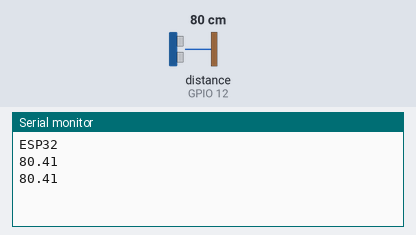
The sketch below on a simulated ESP32. Parts: the last lines printed to the serial monitor. Wiring (inferred from the names in the program): ultrasonic range finder: trigger GPIO 13; echo GPIO 12. Inputs (shaded band) come from the test bench; at power-on: distance to the obstacle (sensor on GPIO 12) 80 cm. The echo pulse lasts 58.3 µs per cm.

Above: at 1.8 s.
1.9 s: distance to the obstacle (sensor on GPIO 12) set to 2 cm
At 2.8 s:
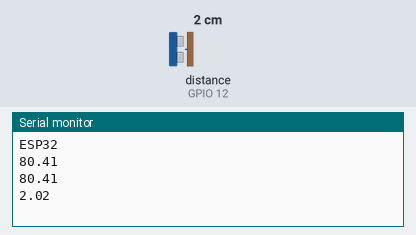
3.4 s: distance to the obstacle (sensor on GPIO 12) set to 4 cm
At 4.8 s:
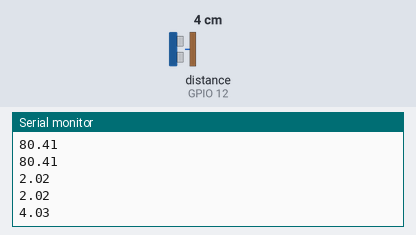
Timing chart, 0 to 6.4 s (numbered marks = the images above; inputs shaded):
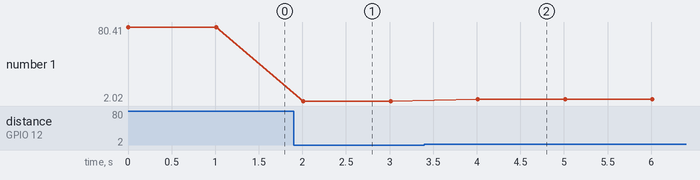

Measured:
- after the input at 1.9 s, the serial monitor: prints a new line after 0.11 s (image 1)
- after the input at 3.4 s, the serial monitor: prints a new line after 0.61 s (image 2)
- plotted number 1: 80.41 → 2.02 after the input at 1.9 s, 2.02 → 4.03 after the input at 3.4 s

The sketch:

01_02.ino
```cpp
#include "BluetoothSerial.h"
#define trig 13  // Pin de salida (TRIG) del sensor
#define echo 12  // Pin de entrada (ECHO) del sensor
BluetoothSerial conexion;
// Variable para guardar la distancia calculada
float dist;

void setup() {
  // Iniciamos la comunicación serial para ver datos en el monitor
  Serial.begin(115200);

  // Configuramos los pines: TRIG como salida, ECHO como entrada
  pinMode(trig, OUTPUT);
  pinMode(echo, INPUT);

  // Mensaje inicial en el monitor serial
  Serial.println("ESP32");
}

void loop() {
  // Preparamos el TRIG: lo apagamos brevemente
  digitalWrite(trig, LOW);
  delayMicroseconds(2);

  // Enviamos un pulso ultrasónico de 10 microsegundos
  digitalWrite(trig, HIGH);
  delayMicroseconds(10);
  digitalWrite(trig, LOW);

  // Medimos el tiempo que tarda en regresar el eco (en microsegundos)
  dist = pulseIn(echo, HIGH);

  // Convertimos ese tiempo a distancia en centímetros
  // Fórmula: distancia (cm) = tiempo (µs) / 58
  dist = dist / 58;

  // Mostramos la distancia en el monitor serial
  //Serial.print("Distancia: ");
  Serial.println(dist);
  //Serial.println("cm");

  // Esperamos medio segundo antes de la siguiente lectura
  delay(1000);
}
```
